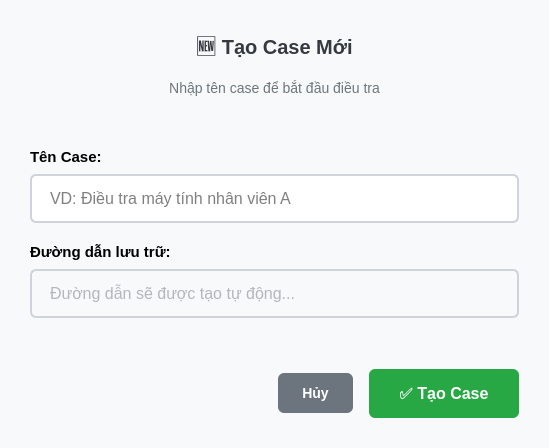
<?xml version="1.0" encoding="UTF-8"?>
<ui version="4.0">
 <class>CreateCaseDialog</class>
 <widget class="QDialog" name="CreateCaseDialog">
  <property name="geometry">
   <rect>
    <x>0</x>
    <y>0</y>
    <width>549</width>
    <height>448</height>
   </rect>
  </property>
  <property name="windowTitle">
   <string>Tạo Case Mới</string>
  </property>
  <property name="styleSheet">
   <string notr="true">QDialog {
    background-color: #f8f9fa;
}

QGroupBox {
    font-weight: bold;
    border: 2px solid #dee2e6;
    border-radius: 8px;
    margin-top: 10px;
    padding-top: 10px;
    background-color: white;
}

QGroupBox::title {
    subcontrol-origin: margin;
    left: 10px;
    padding: 0 8px 0 8px;
    color: #495057;
}

QPushButton {
    background-color: #007bff;
    border: none;
    color: white;
    padding: 12px 24px;
    border-radius: 6px;
    font-weight: 500;
    font-size: 14px;
}

QPushButton:hover {
    background-color: #0056b3;
}

QPushButton:pressed {
    background-color: #004085;
}

QPushButton#createBtn {
    background-color: #28a745;
    font-size: 16px;
    padding: 15px 30px;
}

QPushButton#createBtn:hover {
    background-color: #1e7e34;
}

QPushButton#cancelBtn {
    background-color: #6c757d;
}

QPushButton#cancelBtn:hover {
    background-color: #545b62;
}

QLineEdit {
    border: 2px solid #ced4da;
    border-radius: 6px;
    padding: 12px 16px;
    font-size: 16px;
    background-color: white;
}

QLineEdit:focus {
    border-color: #007bff;
    outline: 0;
    box-shadow: 0 0 0 0.2rem rgba(0,123,255,.25);
}

QRadioButton {
    spacing: 8px;
    font-size: 14px;
    padding: 8px;
}

QRadioButton::indicator {
    width: 20px;
    height: 20px;
}

QRadioButton::indicator:unchecked {
    border: 2px solid #ced4da;
    border-radius: 10px;
    background-color: white;
}

QRadioButton::indicator:checked {
    border: 2px solid #007bff;
    border-radius: 10px;
    background-color: #007bff;
}

QLabel#titleLabel {
    color: #343a40;
    font-size: 20px;
    font-weight: bold;
}

QLabel#subtitleLabel {
    color: #6c757d;
    font-size: 14px;
}</string>
  </property>
  <property name="modal">
   <bool>true</bool>
  </property>
  <layout class="QVBoxLayout" name="mainLayout">
   <property name="spacing">
    <number>20</number>
   </property>
   <property name="leftMargin">
    <number>30</number>
   </property>
   <property name="topMargin">
    <number>30</number>
   </property>
   <property name="rightMargin">
    <number>30</number>
   </property>
   <property name="bottomMargin">
    <number>30</number>
   </property>
   <item>
    <widget class="QLabel" name="titleLabel">
     <property name="text">
      <string>🆕 Tạo Case Mới</string>
     </property>
     <property name="alignment">
      <set>Qt::AlignCenter</set>
     </property>
    </widget>
   </item>
   <item>
    <widget class="QLabel" name="subtitleLabel">
     <property name="text">
      <string>Nhập tên case để bắt đầu điều tra</string>
     </property>
     <property name="alignment">
      <set>Qt::AlignCenter</set>
     </property>
    </widget>
   </item>
   <item>
    <spacer name="topSpacer">
     <property name="orientation">
      <enum>Qt::Vertical</enum>
     </property>
     <property name="sizeHint" stdset="0">
      <size>
       <width>20</width>
       <height>10</height>
      </size>
     </property>
    </spacer>
   </item>
   <item>
    <layout class="QVBoxLayout" name="inputLayout">
     <property name="spacing">
      <number>8</number>
     </property>
     <item>
      <widget class="QLabel" name="caseNameLabel">
       <property name="font">
        <font>
         <pointsize>11</pointsize>
         <weight>75</weight>
         <bold>true</bold>
        </font>
       </property>
       <property name="text">
        <string>Tên Case:</string>
       </property>
      </widget>
     </item>
     <item>
      <widget class="QLineEdit" name="caseNameEdit">
       <property name="placeholderText">
        <string>VD: Điều tra máy tính nhân viên A</string>
       </property>
      </widget>
     </item>
    </layout>
   </item>
   <item>
    <layout class="QVBoxLayout" name="pathLayout">
     <property name="spacing">
      <number>8</number>
     </property>
     <item>
      <widget class="QLabel" name="pathLabel">
       <property name="font">
        <font>
         <pointsize>11</pointsize>
         <weight>75</weight>
         <bold>true</bold>
        </font>
       </property>
       <property name="text">
        <string>Đường dẫn lưu trữ:</string>
       </property>
      </widget>
     </item>
     <item>
      <widget class="QLineEdit" name="casePathEdit">
       <property name="readOnly">
        <bool>true</bool>
       </property>
       <property name="styleSheet">
        <string notr="true">background-color: #f8f9fa; color: #6c757d;</string>
       </property>
       <property name="placeholderText">
        <string>Đường dẫn sẽ được tạo tự động...</string>
       </property>
      </widget>
     </item>
    </layout>
   </item>
   <item>
    <spacer name="middleSpacer">
     <property name="orientation">
      <enum>Qt::Vertical</enum>
     </property>
     <property name="sizeHint" stdset="0">
      <size>
       <width>20</width>
       <height>20</height>
      </size>
     </property>
    </spacer>
   </item>
   <item>
    <layout class="QHBoxLayout" name="buttonLayout">
     <property name="spacing">
      <number>16</number>
     </property>
     <item>
      <spacer name="buttonSpacer">
       <property name="orientation">
        <enum>Qt::Horizontal</enum>
       </property>
       <property name="sizeHint" stdset="0">
        <size>
         <width>40</width>
         <height>20</height>
        </size>
       </property>
      </spacer>
     </item>
     <item>
      <widget class="QPushButton" name="cancelBtn">
       <property name="text">
        <string>Hủy</string>
       </property>
      </widget>
     </item>
     <item>
      <widget class="QPushButton" name="createBtn">
       <property name="text">
        <string>✅ Tạo Case</string>
       </property>
      </widget>
     </item>
    </layout>
   </item>
  </layout>
 </widget>
 <resources/>
 <connections/>
</ui>
